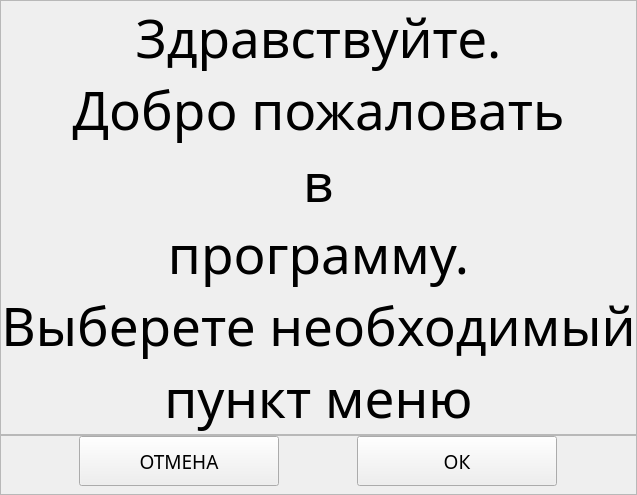
         <widget class="QWidget" name="msg_page">
          <layout class="QVBoxLayout" name="verticalLayout_2">
           <property name="spacing">
            <number>0</number>
           </property>
           <property name="leftMargin">
            <number>0</number>
           </property>
           <property name="topMargin">
            <number>0</number>
           </property>
           <property name="rightMargin">
            <number>0</number>
           </property>
           <property name="bottomMargin">
            <number>0</number>
           </property>
           <item>
            <widget class="QFrame" name="msg_frame">
             <property name="frameShape">
              <enum>QFrame::StyledPanel</enum>
             </property>
             <property name="frameShadow">
              <enum>QFrame::Raised</enum>
             </property>
             <layout class="QHBoxLayout" name="horizontalLayout_6">
              <property name="spacing">
               <number>0</number>
              </property>
              <property name="leftMargin">
               <number>0</number>
              </property>
              <property name="topMargin">
               <number>0</number>
              </property>
              <property name="rightMargin">
               <number>0</number>
              </property>
              <property name="bottomMargin">
               <number>0</number>
              </property>
              <item>
               <widget class="QLabel" name="msg_label">
                <property name="font">
                 <font>
                  <family>Arial Black</family>
                  <pointsize>40</pointsize>
                 </font>
                </property>
                <property name="text">
                 <string>Здравствуйте.
Добро пожаловать
в
программу.
Выберете необходимый
пункт меню</string>
                </property>
                <property name="alignment">
                 <set>Qt::AlignCenter</set>
                </property>
               </widget>
              </item>
             </layout>
            </widget>
           </item>
           <item>
            <widget class="QFrame" name="msg_btn_frame">
             <property name="maximumSize">
              <size>
               <width>16777215</width>
               <height>60</height>
              </size>
             </property>
             <property name="frameShape">
              <enum>QFrame::StyledPanel</enum>
             </property>
             <property name="frameShadow">
              <enum>QFrame::Raised</enum>
             </property>
             <layout class="QHBoxLayout" name="horizontalLayout_5">
              <property name="spacing">
               <number>0</number>
              </property>
              <property name="leftMargin">
               <number>0</number>
              </property>
              <property name="topMargin">
               <number>0</number>
              </property>
              <property name="rightMargin">
               <number>0</number>
              </property>
              <property name="bottomMargin">
               <number>20</number>
              </property>
              <item>
               <widget class="QPushButton" name="msg_cancel_btn">
                <property name="minimumSize">
                 <size>
                  <width>200</width>
                  <height>50</height>
                 </size>
                </property>
                <property name="maximumSize">
                 <size>
                  <width>200</width>
                  <height>50</height>
                 </size>
                </property>
                <property name="font">
                 <font>
                  <family>Arial Black</family>
                  <pointsize>14</pointsize>
                 </font>
                </property>
                <property name="text">
                 <string>ОТМЕНА</string>
                </property>
               </widget>
              </item>
              <item>
               <widget class="QPushButton" name="msg_ok_btn">
                <property name="minimumSize">
                 <size>
                  <width>200</width>
                  <height>50</height>
                 </size>
                </property>
                <property name="maximumSize">
                 <size>
                  <width>200</width>
                  <height>50</height>
                 </size>
                </property>
                <property name="font">
                 <font>
                  <family>Arial Black</family>
                  <pointsize>14</pointsize>
                 </font>
                </property>
                <property name="text">
                 <string>ОК</string>
                </property>
               </widget>
              </item>
             </layout>
            </widget>
           </item>
          </layout>
         </widget>
